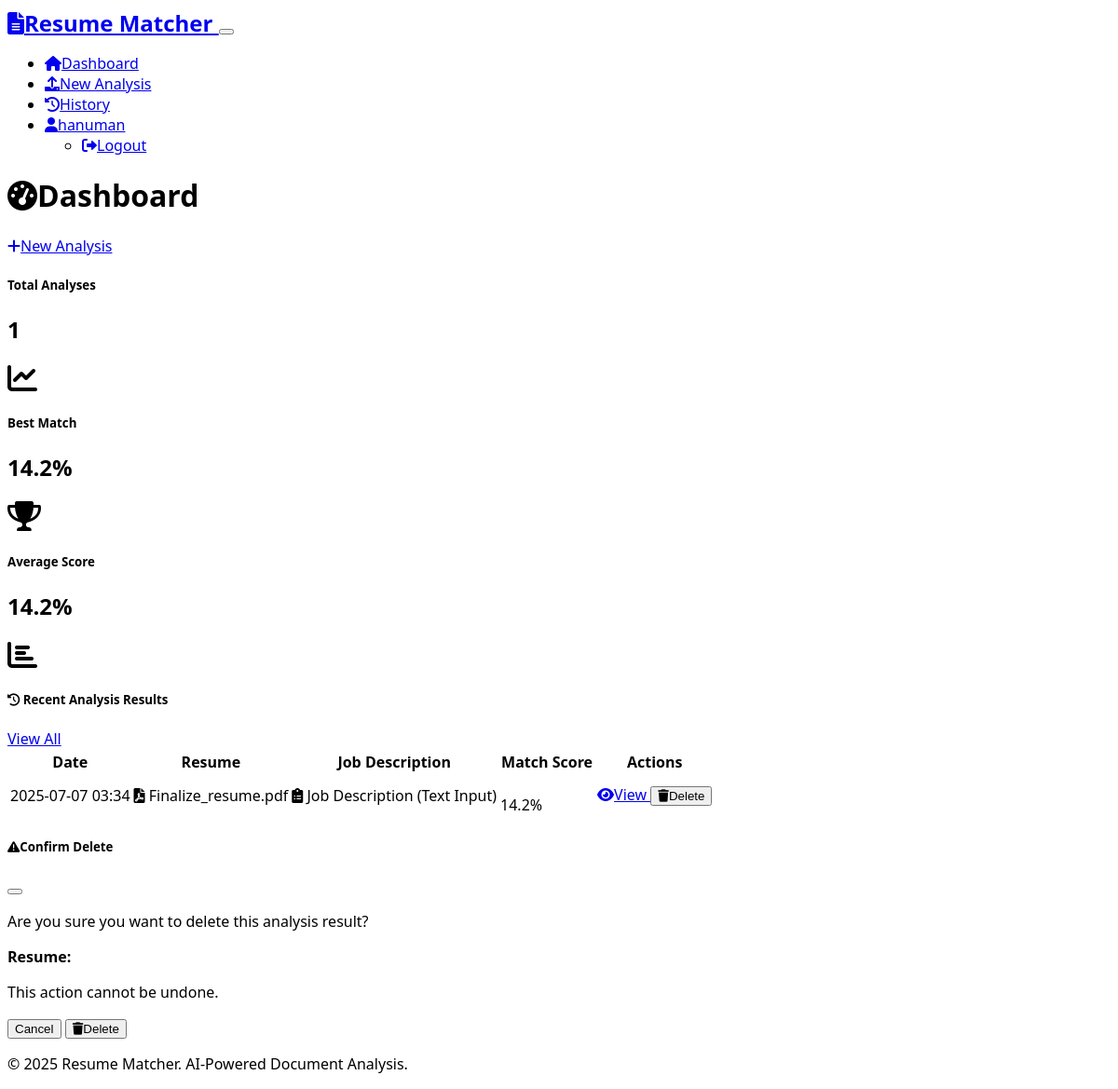
Page /dashboard (signed in) on the committed database.
### models.py (models this page shows)
class User(UserMixin, db.Model):
    id = db.Column(db.Integer, primary_key=True)
    username = db.Column(db.String(64), unique=True, nullable=False)
    email = db.Column(db.String(120), unique=True, nullable=False)
    password_hash = db.Column(db.String(256), nullable=False)
    created_at = db.Column(db.DateTime, default=datetime.utcnow)
    match_results = db.relationship('MatchResult', backref='user', lazy=True, cascade='all, delete-orphan')

class MatchResult(db.Model):
    id = db.Column(db.Integer, primary_key=True)
    user_id = db.Column(db.Integer, db.ForeignKey('user.id'), nullable=False)
    resume_filename = db.Column(db.String(255), nullable=False)
    job_description_filename = db.Column(db.String(255), nullable=False)
    match_score = db.Column(db.Float, nullable=False)
    resume_keywords = db.Column(db.Text)  # JSON string
    job_keywords = db.Column(db.Text)  # JSON string
    suggestions = db.Column(db.Text)  # JSON string
    created_at = db.Column(db.DateTime, default=datetime.utcnow)

### routes.py (the view)
@app.route('/dashboard')
@login_required
def dashboard():
    recent_results = MatchResult.query.filter_by(user_id=current_user.id)\
                                    .order_by(MatchResult.created_at.desc())\
                                    .limit(5).all()
    return render_template('dashboard.html', recent_results=recent_results)

### app.py (called while the page is built)
@login_manager.user_loader
def load_user(user_id):
    from models import User
    return User.query.get(int(user_id))

### templates/dashboard.html (shortened to what this page needs)
{% extends "base.html" %}
{% block content %}
<div class="row">
    <div class="col-12">
        <div class="d-flex justify-content-between align-items-center mb-4">
            <h1><i class="fas fa-tachometer-alt me-2"></i>Dashboard</h1>
            <a href="{{ url_for('upload_files') }}" class="btn btn-primary">
                <i class="fas fa-plus me-1"></i>New Analysis
            </a>
        </div>
    </div>
</div>
<div class="row mb-4">
    <div class="col-md-4">
        <div class="card bg-primary text-white">
            <div class="card-body">
                <div class="d-flex align-items-center">
                    <div class="flex-grow-1">
                        <h5 class="card-title">Total Analyses</h5>
                        <h2 class="mb-0">{{ recent_results|length if show_all else recent_results|length }}</h2>
                    </div>
                    <div class="ms-3">
                        <i class="fas fa-chart-line fa-2x"></i>
                    </div>
                </div>
            </div>
        </div>
    </div>
    <div class="col-md-4">
        <div class="card bg-success text-white">
            <div class="card-body">
                <div class="d-flex align-items-center">
                    <div class="flex-grow-1">
                        <h5 class="card-title">Best Match</h5>
                        <h2 class="mb-0">
                            {% if recent_results %}
                                {{ "%.1f"|format(recent_results|map(attribute='match_score')|max) }}%
                            {% else %}
                                0%
                            {% endif %}
                        </h2>
                    </div>
                    <div class="ms-3">
                        <i class="fas fa-trophy fa-2x"></i>
                    </div>
                </div>
            </div>
        </div>
    </div>
    <div class="col-md-4">
        <div class="card bg-info text-white">
            <div class="card-body">
                <div class="d-flex align-items-center">
                    <div class="flex-grow-1">
                        <h5 class="card-title">Average Score</h5>
                        <h2 class="mb-0">
                            {% if recent_results %}
                                {{ "%.1f"|format(recent_results|map(attribute='match_score')|sum / recent_results|length) }}%
                            {% else %}
                                0%
                            {% endif %}
                        </h2>
                    </div>
                    <div class="ms-3">
                        <i class="fas fa-chart-bar fa-2x"></i>
                    </div>
                </div>
            </div>
        </div>
    </div>
</div>
<div class="row">
    <div class="col-12">
        <div class="card">
            <div class="card-header d-flex justify-content-between align-items-center">
                <h5 class="mb-0">
                    <i class="fas fa-history me-2"></i>
                    {% if show_all %}All Analysis Results{% else %}Recent Analysis Results{% endif %}
                </h5>
                {% if not show_all and recent_results|length > 0 %}
                    <a href="{{ url_for('view_history') }}" class="btn btn-outline-secondary btn-sm">View All</a>
                {% endif %}
            </div>
            <div class="card-body">
                {% if recent_results %}
                    <div class="table-responsive">
                        <table class="table table-hover">
                            <thead>
                                <tr>
                                    <th>Date</th>
                                    <th>Resume</th>
                                    <th>Job Description</th>
                                    <th>Match Score</th>
                                    <th>Actions</th>
                                </tr>
                            </thead>
                            <tbody>
                                {% for result in recent_results %}
                                <tr>
                                    <td>{{ result.created_at.strftime('%Y-%m-%d %H:%M') }}</td>
                                    <td>
                                        <i class="fas fa-file-pdf text-danger me-1"></i>
                                        {{ result.resume_filename }}
                                    </td>
                                    <td>
                                        <i class="fas fa-clipboard-list text-info me-1"></i>
                                        {% if result.job_description_filename == "Direct Input" %}
                                            Job Description (Text Input)
                                        {% else %}
                                            {{ result.job_description_filename }}
                                        {% endif %}
                                    </td>
                                    <td>
                                        <div class="d-flex align-items-center">
                                            <div class="progress me-2" style="width: 100px; height: 20px;">
                                            </div>
                                            <span class="fw-bold">{{ "%.1f"|format(result.match_score) }}%</span>
                                        </div>
                                    </td>
                                    <td>
                                        <div class="btn-group" role="group">
                                            <a href="{{ url_for('view_results', result_id=result.id) }}"
                                               class="btn btn-outline-primary btn-sm">
                                                <i class="fas fa-eye me-1"></i>View
                                            </a>
                                            <button type="button" class="btn btn-outline-danger btn-sm"
                                                    onclick="deleteResult({{ result.id }}, '{{ result.resume_filename }}')">
                                                <i class="fas fa-trash me-1"></i>Delete
                                            </button>
                                        </div>
                                    </td>
                                </tr>
                                {% endfor %}
                            </tbody>
                        </table>
                    </div>
                {% endif %}
            </div>
        </div>
    </div>
</div>
<div class="modal fade" id="deleteModal" tabindex="-1" aria-labelledby="deleteModalLabel" aria-hidden="true">
    <div class="modal-dialog">
        <div class="modal-content">
            <div class="modal-header">
                <h5 class="modal-title" id="deleteModalLabel">
                    <i class="fas fa-exclamation-triangle text-warning me-2"></i>Confirm Delete
                </h5>
                <button type="button" class="btn-close" data-bs-dismiss="modal" aria-label="Close"></button>
            </div>
            <div class="modal-body">
                <p>Are you sure you want to delete this analysis result?</p>
                <p><strong>Resume:</strong> </p>
                <p class="text-muted small">This action cannot be undone.</p>
            </div>
            <div class="modal-footer">
                <button type="button" class="btn btn-secondary" data-bs-dismiss="modal">Cancel</button>
                <form id="deleteForm" method="POST" style="display: inline;">
                    <button type="submit" class="btn btn-danger">
                        <i class="fas fa-trash me-1"></i>Delete
                    </button>
                </form>
            </div>
        </div>
    </div>
</div>
{% endblock %}

### templates/base.html (shortened to what this page needs)
<!DOCTYPE html>
<html lang="en" data-bs-theme="dark">
<head>
    <link href="https://cdn.replit.com/agent/bootstrap-agent-dark-theme.min.css" rel="stylesheet">
    <link rel="stylesheet" href="https://cdnjs.cloudflare.com/ajax/libs/font-awesome/6.0.0/css/all.min.css">
    <link rel="stylesheet" href="{{ url_for('static', filename='css/style.css') }}">
</head>
<body>
    <nav class="navbar navbar-expand-lg navbar-dark bg-dark">
        <div class="container">
            <a class="navbar-brand" href="{{ url_for('dashboard') if current_user.is_authenticated else url_for('login') }}">
                <i class="fas fa-file-alt me-2"></i>Resume Matcher
            </a>
            <button class="navbar-toggler" type="button" data-bs-toggle="collapse" data-bs-target="#navbarNav">
            </button>
            <div class="collapse navbar-collapse" id="navbarNav">
                <ul class="navbar-nav ms-auto">
                    {% if current_user.is_authenticated %}
                        <li class="nav-item">
                            <a class="nav-link" href="{{ url_for('dashboard') }}">
                                <i class="fas fa-home me-1"></i>Dashboard
                            </a>
                        </li>
                        <li class="nav-item">
                            <a class="nav-link" href="{{ url_for('upload_files') }}">
                                <i class="fas fa-upload me-1"></i>New Analysis
                            </a>
                        </li>
                        <li class="nav-item">
                            <a class="nav-link" href="{{ url_for('view_history') }}">
                                <i class="fas fa-history me-1"></i>History
                            </a>
                        </li>
                        <li class="nav-item dropdown">
                            <a class="nav-link dropdown-toggle" href="#" role="button" data-bs-toggle="dropdown">
                                <i class="fas fa-user me-1"></i>{{ current_user.username }}
                            </a>
                            <ul class="dropdown-menu">
                                <li><a class="dropdown-item" href="{{ url_for('logout') }}">
                                    <i class="fas fa-sign-out-alt me-1"></i>Logout
                                </a></li>
                            </ul>
                        </li>
                    {% endif %}
                </ul>
            </div>
        </div>
    </nav>
    <main class="container mt-4">
        {% block content %}{% endblock %}
    </main>
    <footer class="bg-dark text-light mt-5 py-4">
        <div class="container text-center">
            <p>&copy; 2025 Resume Matcher. AI-Powered Document Analysis.</p>
        </div>
    </footer>
</body>
</html>

### static/css/style.css (style rules this page uses)
body { font-family: 'Segoe UI', Tahoma, Geneva, Verdana, sans-serif; }
.progress { border-radius: 10px; overflow: hidden; }
.card { transition: transform 0.2s ease, box-shadow 0.2s ease; }
.navbar-brand { font-weight: 600; font-size: 1.5rem; }
.btn { transition: all 0.2s ease; }
footer { margin-top: auto; }
[data-bs-theme="dark"] .card { background-color: var(--bs-dark); border-color: var(--bs-gray-700); }

### rows in the picture
User: username "hanuman"
MatchResult: created_at "2025-07-07 03:34", resume_filename "Finalize_resume.pdf", job_description_filename "Job Description (Text Input)", match_score "14.2"

### other values in the picture
{{ recent_results|length if show_all else recent_results|length }} "1"
{{ "%.1f"|format(recent_results|map(attribute='match_score')|max) }} "14.2"
